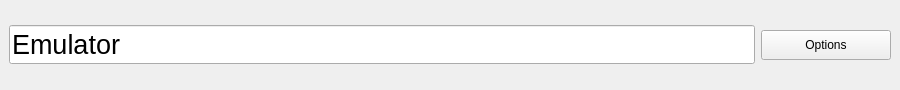
<?xml version="1.0" encoding="UTF-8"?>
<ui version="4.0">
 <class>EmulatorDockWidget</class>
 <widget class="QDockWidget" name="EmulatorDockWidget">
  <property name="geometry">
   <rect>
    <x>0</x>
    <y>0</y>
    <width>900</width>
    <height>90</height>
   </rect>
  </property>
  <property name="minimumSize">
   <size>
    <width>900</width>
    <height>90</height>
   </size>
  </property>
  <property name="maximumSize">
   <size>
    <width>524287</width>
    <height>90</height>
   </size>
  </property>
  <property name="features">
   <set>QDockWidget::NoDockWidgetFeatures</set>
  </property>
  <property name="allowedAreas">
   <set>Qt::TopDockWidgetArea</set>
  </property>
  <property name="windowTitle">
   <string/>
  </property>
  <widget class="QWidget" name="dockWidgetContents">
   <layout class="QHBoxLayout" name="horizontalLayout">
    <item>
     <widget class="QLineEdit" name="lineEdit">
      <property name="font">
       <font>
        <pointsize>20</pointsize>
       </font>
      </property>
      <property name="text">
       <string>Emulator</string>
      </property>
      <property name="readOnly">
       <bool>true</bool>
      </property>
     </widget>
    </item>
    <item>
     <widget class="QPushButton" name="buttonOptions">
      <property name="minimumSize">
       <size>
        <width>130</width>
        <height>30</height>
       </size>
      </property>
      <property name="maximumSize">
       <size>
        <width>130</width>
        <height>30</height>
       </size>
      </property>
      <property name="text">
       <string>Options</string>
      </property>
      <property name="icon">
       <iconset resource="../../resources.qrc">
        <normaloff>:/Icons/Icons/configuration21.png</normaloff>:/Icons/Icons/configuration21.png</iconset>
      </property>
     </widget>
    </item>
   </layout>
  </widget>
 </widget>
 <resources>
  <include location="../../resources.qrc"/>
 </resources>
 <connections/>
</ui>
